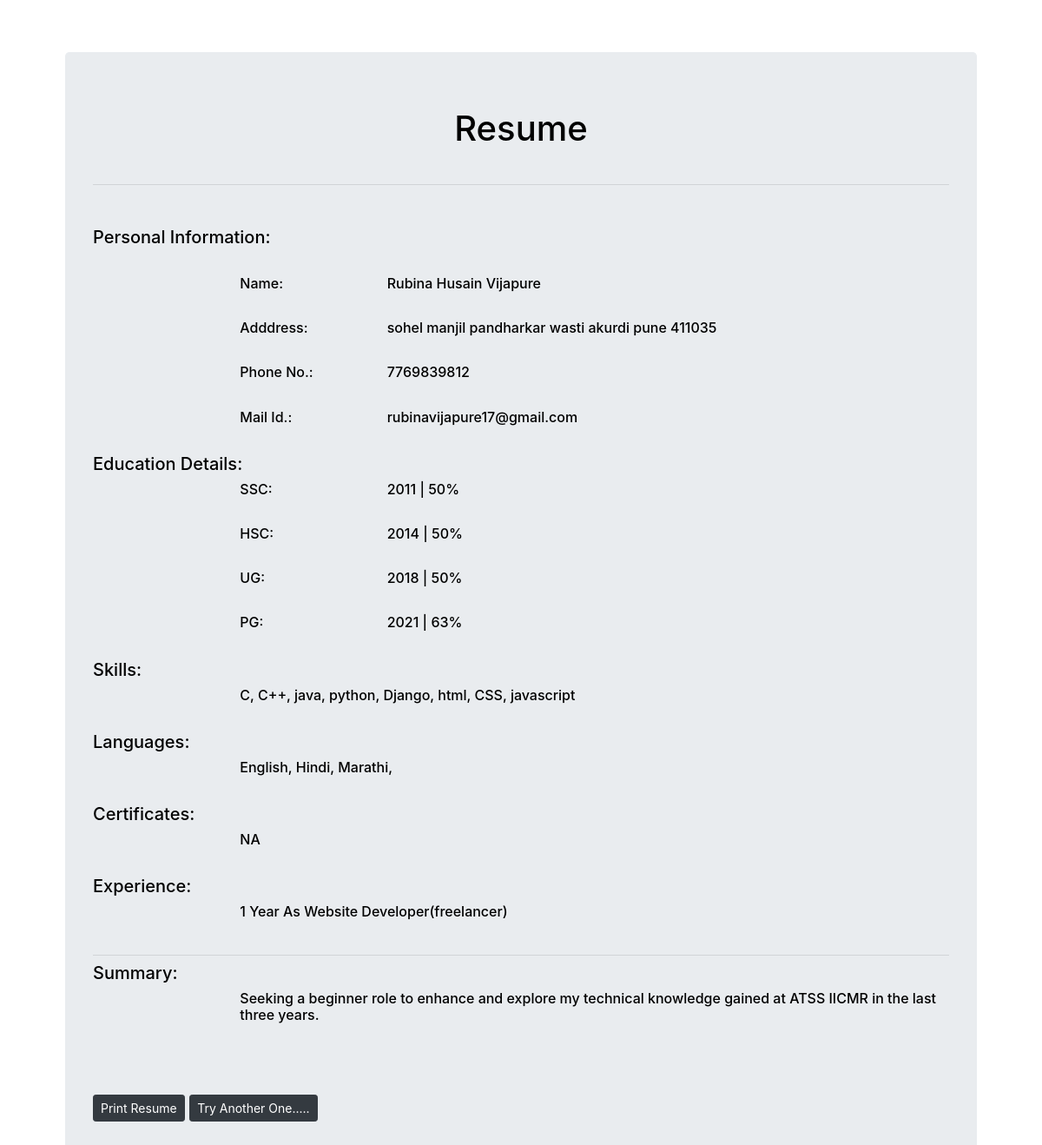
Screenshot of /display/3/ with the database file from the repository.
### TestResume/models.py (models this page shows, shortened)
class Resume(models.Model):
    Name=models.CharField(max_length=30)
    Address=models.TextField(   )
    Phone_No=models.IntegerField()
    Emailid=models.CharField(max_length=30)
    SSC=models.CharField(max_length=30)
    HSC=models.CharField(max_length=30)
    UG=models.CharField(max_length=30)
    PG=models.CharField(max_length=30)
    Skills=models.TextField()
    Languages=models.TextField()
    Certificates=models.TextField()
    Projects=models.TextField()
    Experience=models.TextField()
    Summary=models.TextField()

### TestResume/views.py (the view)
# urls.py: path('display/<int:pk>/', views.ReadOneData.as_view(),name="display"),
class ReadOneData(DetailView):
    model=Resume

### templates/TestResume/resume_detail.html (shortened to what this page needs)
{% load static %}
<html>
    <head>
        <link rel="stylesheet" href="https://maxcdn.bootstrapcdn.com/bootstrap/4.0.0/css/bootstrap.min.css">
        <link rel="stylesheet" type="text/css" href="{% static "style.css" %}">
    </head>
<body class="resume">
<div class="container " style="color: black;">
    <div class="jumbotron">
        <h1 align="center">Resume</h1><br>
        <hr class="my-2">
        <br>
            <div class="row">
                <div class="col-sm-12">
                    <h5>Personal Information:</h5>
                </div>
            </div>
            <br>
            <div class="row">
                <div class="col-sm-2"></div>
                <div class="col-sm-2">
                   <h6>Name:</h6>
                </div>
                <div class="col-sm-8">
                    <h6>{{object.Name}}</h6>
                </div>
            </div>
            <br>
            <div class="row">
                <div class="col-sm-2"></div>
                <div class="col-sm-2">
                  <h6>Adddress:</h6>
                </div>
                <div class="col-sm-8">
                    <h6>{{object.Address}}</h6>
                </div>
            </div>
            <br>
            <div class="row">
                <div class="col-sm-2"></div>
                <div class="col-sm-2">
                  <h6>Phone No.:</h6>
                </div>
                <div class="col-sm-8">
                    <h6>{{object.Phone_No}}</h6>
                </div>
            </div><br>
            <div class="row">
                <div class="col-sm-2"></div>
                <div class="col-sm-2">
                  <h6>Mail Id.:</h6>
                </div>
                <div class="col-sm-8">
                    <h6>{{object.Emailid}}</h6>
                </div>
            </div>
            <br>
            <div class="row">
                <div class="col-sm-12">
                    <h5>Education Details:</h5>
                </div>
            </div>
            <div class="row">
                <div class="col-sm-2"></div>
                <div class="col-sm-2">
                   <h6>SSC:</h6>
                </div>
                <div class="col-sm-8">
                    <h6>{{object.SSC}}</h6>
                </div>
            </div>
            <br>
            <div class="row">
                <div class="col-sm-2"></div>
                <div class="col-sm-2">
                  <h6>HSC:</h6>
                </div>
                <div class="col-sm-8">
                    <h6>{{object.HSC}}</h6>
                </div>
            </div>
            <br>
            <div class="row">
                <div class="col-sm-2"></div>
                <div class="col-sm-2">
                  <h6>UG:</h6>
                </div>
                <div class="col-sm-8">
                    <h6>{{object.UG}}</h6>
                </div>
            </div>
            <br>
            <div class="row">
                <div class="col-sm-2"></div>
                <div class="col-sm-2">
                  <h6>PG:</h6>
                </div>
                <div class="col-sm-8">
                    <h6>{{object.PG}}</h6>
                </div>
            </div>
            <br>
            <div class="row">
                <div class="col-sm-12">
                    <h5>Skills:</h5>
                </div>
            </div>
            <div class="row">
                <div class="col-sm-2"></div>
                <div class="col-sm-10">
                    <h6>{{object.Skills}}</h6>
                </div>
            </div>
            <br>
            <div class="row">
                <div class="col-sm-12">
                    <h5>Languages:</h5>
                </div>
            </div>
            <div class="row">
                <div class="col-sm-2"></div>
                <div class="col-sm-10">
                    <h6>{{object.Languages}}</h6>
                </div>
            </div>
            <br>
            <div class="row">
                <div class="col-sm-12">
                    <h5>Certificates:</h5>
                </div>
            </div>
            <div class="row">
                <div class="col-sm-2"></div>
                <div class="col-sm-10">
                    <h6>{{object.Certificates}}</h6>
                </div>
            </div>
            <br>
            <div class="row">
                <div class="col-sm-12">
                    <h5>Experience:</h5>
                </div>
            </div>
            <div class="row">
                <div class="col-sm-2"></div>
                <div class="col-sm-10">
                    <h6>{{object.Experience}}</h6>
                </div>
            </div>
            <br>
            <hr class="my-2">
            <div class="row">
                <div class="col-sm-12">
                    <h5>Summary:</h5>
                </div>
            </div>
            <div class="row">
                <div class="col-sm-2"></div>
                <div class="col-sm-10">
                    <h6>{{object.Summary}}</h6>
                </div>
            </div>
            <br>
        <br><br>
        <p class="lead">
            <button onclick="window.print()" class="btn btn-dark btn-sm">Print Resume</button>
            <a class="btn btn-dark btn-sm" href="/insert" role="button">Try Another One.....</a>
        </p>
    </div>
</div>
</body>
</html>

### static/style.css (style rules this page uses)
.resume { margin: 5%; background-color: white; color: black; }
body { margin: 5%; }
.container { color: White; }
p { font-size: 14px; }

### rows the page displays
Resume: Name "Rubina Husain Vijapure", Address "sohel manjil pandharkar wasti akurdi pune 411035", Phone_No "7769839812", Emailid "rubinavijapure17@gmail.com", SSC "2011 | 50%", HSC "2014 | 50%", UG "2018 | 50%", PG "2021 | 63%", Skills "C, C++, java, python, Django, html, CSS, javascript", Languages "English, Hindi, Marathi,", Certificates "NA", Experience "1 Year As Website Developer(freelancer)", Summary "Seeking a beginner role to enhance and explore my technical knowledge gained at ATSS IICMR in the last three years."
